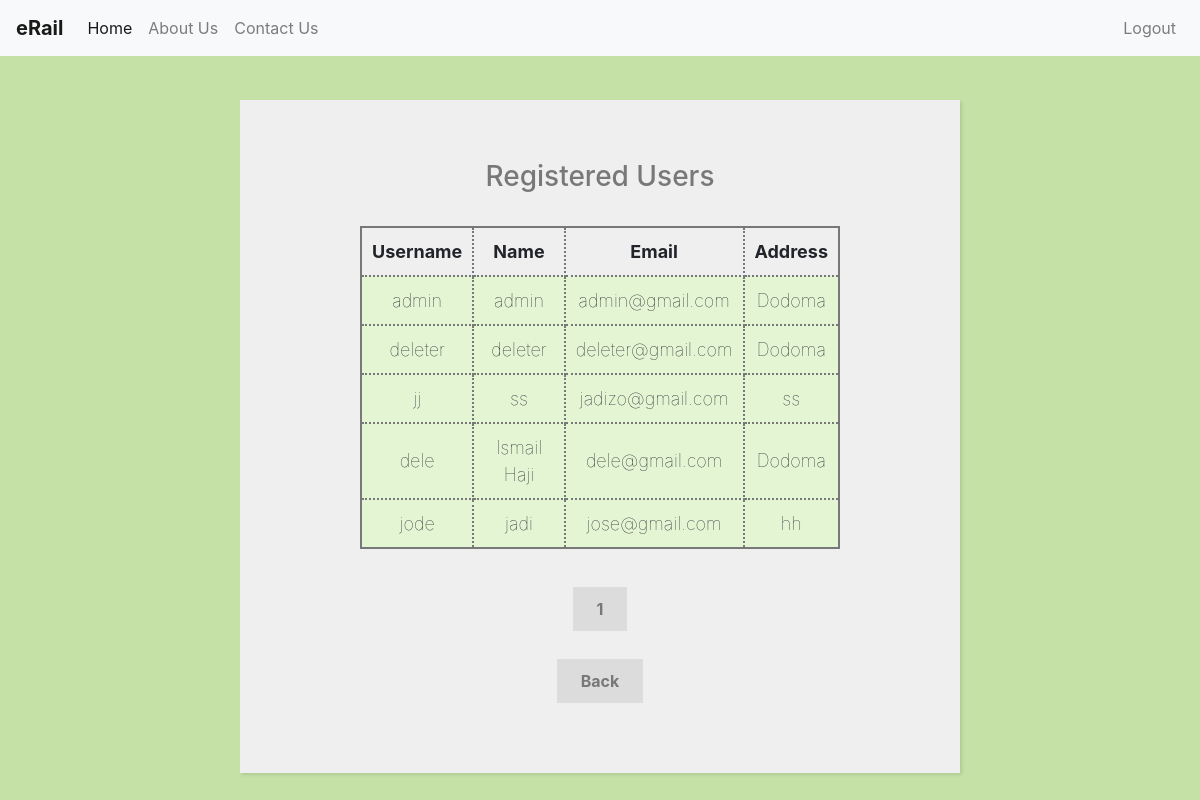
Screenshot of /view-users.php (signed in) with the database file from the repository.
### tables this page shows
CREATE TABLE `users` (
  `id` int(11) NOT NULL,
  `user` varchar(50) NOT NULL,
  `name` varchar(50) NOT NULL,
  `email` varchar(50) NOT NULL,
  `address` varchar(128) NOT NULL,
  `role` tinyint(1) NOT NULL DEFAULT 0,
  `password` varchar(50) NOT NULL,
  `token` text NOT NULL,
  `last_login` timestamp NOT NULL DEFAULT current_timestamp() ON UPDATE current_timestamp(),
  `failed_login` int(11) NOT NULL
);

### template/pagination.php (called while the page is built)
<?php
    $results_per_page = 5;
    $result = $conn->query($sql);
    $number_of_result = $result->num_rows;
    $number_of_page = ceil ($number_of_result / $results_per_page);
    if (!isset ($_GET['page']) ) {
        $page = 1;
    } else {
        $page = $_GET['page'];
    }
    $page_first_result = ($page-1) * $results_per_page;
?>

### view-users.php (the view, shortened to what this page needs)
<?php
    include "include/connection.inc.php";
    $sql = "SELECT * FROM users";
    include "template/pagination.php";
    $sql = "SELECT *FROM users LIMIT " . $page_first_result . ',' . $results_per_page;
    $result = $conn->query($sql);
?>
<!DOCTYPE html>
<html lang="en">
<head>
</head>
<?php include "template/header-name.php" ?>
<div style="margin-top:100px;">
<form style="width: 60%;">
    <h3 class="heading">Registered Users</h3> <br>
    <section>
        <table>
            <tr>
                <th>Username</th>
                <th>Name</th>
                <th>Email</th>
                <th>Address</th>
            </tr>
            <?php
                while($rows=$result->fetch_assoc())
                {
             ?>
            <tr>
                <td><?php echo $rows['user'];?></td>
                <td><?php echo $rows['name'];?></td>
                <td><?php echo $rows['email'];?></td>
                <td><?php echo $rows['address'];?></td>
            </tr>
            <?php
                }
             ?>
        </table>
    </section>
    <br><br>
    <?php for($page = 1; $page<= $number_of_page; $page++) {  ?>
    <?php    echo '<a class="register" href = "view-users.php?page=' . $page . '">' . $page . ' </a>'; ?>
    <?php } ?>
    <br><br><br>
    <a href="admin-page.php" class="register">Back</a>
</form>
</div>
</html>

### css/style.css (style rules this page uses)
body { background: #C5E1A5; }
form { width: 50%; margin: 60px auto; background: #efefef; padding: 60px 120px 80px 120px; text-align: center; -webkit-box-shadow: 2px 2px 3px rgba(0,0,0,0.1); box-shadow: 2px 2px 3px rgba(0,0,0,0.1); }
.register { background: rgb(220,220,220); font-weight: bold; color: rgb(120,120,120); padding: 12px 24px; }
.heading { color: rgb(120,120,120); }

### view-users.php (style rules this page uses)
table { width: 100%; margin: 0 auto; font-size: large; border: 2px solid rgb(120, 120, 120); }
td { background-color: #E4F5D4; border: 2px solid rgb(120, 120, 120); }
th, td { font-weight: bold; border: 2px dotted rgb(120, 120, 120); padding: 10px; text-align: center; }
td { font-weight: lighter; }

### rows the page displays
users: user "admin", name "admin", email "admin@gmail.com", address "Dodoma"
users: user "deleter", name "deleter", email "deleter@gmail.com", address "Dodoma"
users: user "jj", name "ss", email "jadizo@gmail.com", address "ss"
users: user "dele", name "Ismail Haji", email "dele@gmail.com", address "Dodoma"
users: user "jode", name "jadi", email "jose@gmail.com", address "hh"
